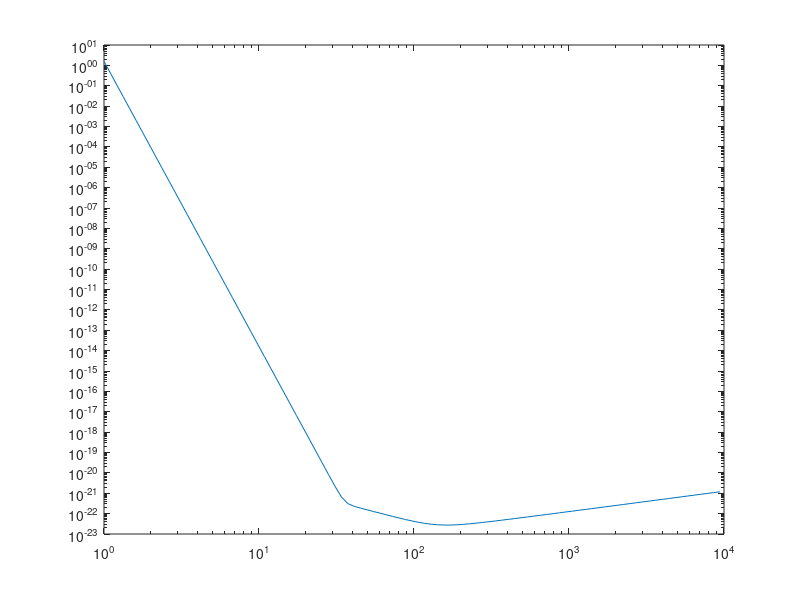
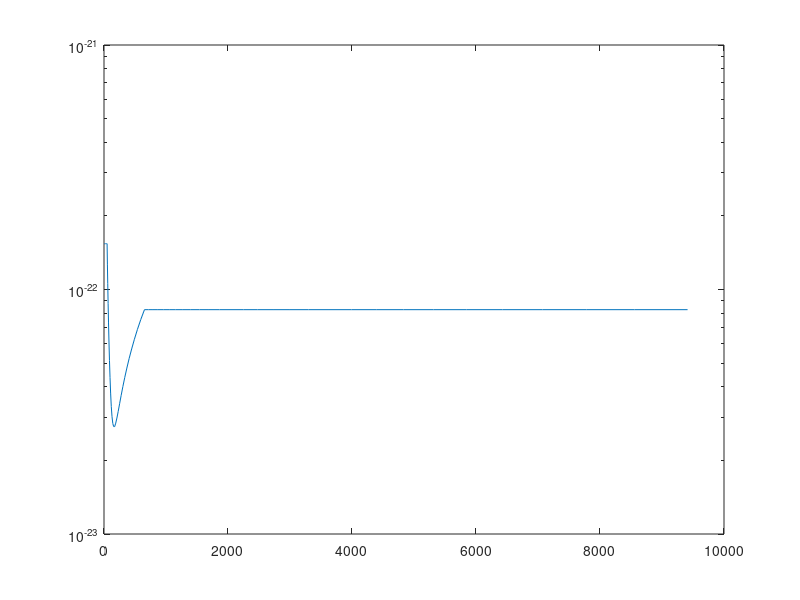

These figures' MATLAB source, in order:
y = load('iLIGOSensitivity.txt');
figure;
loglog(y(:,1),y(:,2));
% y is sqrtSn

% Modify the S(f)
id1=0; id2=0;
for i=1:length(y(:,1))
    if y(i,1) <=50 && y(i+1,1)>=50
        id1=i;
        break;
    end
end

for i=1:length(y(:,1))
    if y(i,2) <=700 && y(i+1,1)>=700
        id2=i;
        break;
    end
end

for i=1:id1
    y(i,2)=y(id1,2);
end

for i=id2:length(y(:,1))
    y(i,2)=y(id2,2);
end

figure;
semilogy(y(:,1),y(:,2));


        